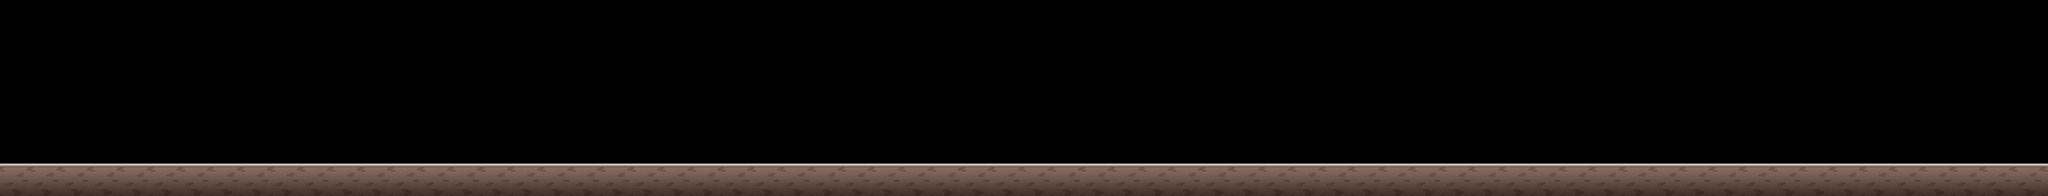

This game map was drawn from its Tiled (.tmx) file and the tilesets committed beside it. A one-line description and the trimmed map source follow:
An orthogonal 250x24 tile map with 30x30 px tiles, 1 tile layer (background), 10 tilesets and 67 objects.

<map version="1.0" orientation="orthogonal" width="250" height="24" tilewidth="30" tileheight="30">
 <tileset firstgid="1" name="stage1_level1" tilewidth="30" tileheight="30">
  <image source="stage1_level1.PNG" width="7500" height="720" />
 </tileset>
 <tileset firstgid="6001" name="object1_80_142" tilewidth="80" tileheight="142">
  <image source="object1_80_142.png" width="80" height="142" />
 </tileset>
 <tileset firstgid="6002" name="object2_94_226" tilewidth="94" tileheight="226">
  <image source="object2_94_226.png" width="94" height="226" />
 </tileset>
 <tileset firstgid="6003" name="130710_coin_bronze" tilewidth="40" tileheight="40">
  <image source="130710_coin_bronze.png" width="40" height="40" />
 </tileset>
 <tileset firstgid="6004" name="130710_coin_gold" tilewidth="40" tileheight="40">
  <image source="130710_coin_gold.png" width="40" height="40" />
 </tileset>
 <tileset firstgid="6005" name="130710_coin_silver" tilewidth="40" tileheight="40">
  <image source="130710_coin_silver.png" width="40" height="40" />
 </tileset>
 <tileset firstgid="6006" name="Ig_item_coin" tilewidth="55" tileheight="55">
  <image source="Ig_item_coin.png" width="55" height="55" />
 </tileset>
 <tileset firstgid="6007" name="Ig_item_huge" tilewidth="55" tileheight="55">
  <image source="Ig_item_huge.png" width="55" height="55" />
 </tileset>
 <tileset firstgid="6008" name="Ig_item_magnet" tilewidth="55" tileheight="55">
  <image source="Ig_item_magnet.png" width="55" height="55" />
 </tileset>
 <tileset firstgid="6009" name="Ig_item_run" tilewidth="55" tileheight="55">
  <image source="Ig_item_run.png" width="55" height="55" />
 </tileset>
 <layer name="background" width="250" height="24">
  <data>[6000 cells, 6000 non-empty, 6000 distinct tile ids]</data>
 </layer>
 <objectgroup name="mob2" width="250" height="24" opacity="0">
  <object gid="6002" x="5388" y="600" />
  <object gid="6002" x="6736" y="604" />
 </objectgroup>
 <objectgroup name="mob1" width="250" height="24" opacity="0">
  <object gid="6001" x="2355" y="600" />
  <object gid="6001" x="3203" y="601" />
  <object gid="6001" x="4038" y="601" />
  <object gid="6001" x="4175" y="600" />
 </objectgroup>
 <objectgroup name="coin_bronze" width="250" height="24" opacity="0">
  <object gid="6003" x="783" y="540" />
  <object gid="6003" x="863" y="541" />
  <object gid="6003" x="943" y="540" />
  <object gid="6003" x="1023" y="541" />
  <object gid="6003" x="1104" y="541" />
  <object gid="6003" x="1185" y="540" />
  <object gid="6003" x="1263" y="541" />
  <object gid="6003" x="1343" y="540" />
  <object gid="6003" x="1423" y="541" />
  <object gid="6003" x="1504" y="541" />
  <object gid="6003" x="1583" y="541" />
  <object gid="6003" x="1664" y="540" />
  <object gid="6003" x="1744" y="541" />
  <object gid="6003" x="1824" y="541" />
  <object gid="6003" x="1904" y="541" />
  <object gid="6003" x="1984" y="541" />
  <object gid="6003" x="2141" y="541" />
  <object gid="6003" x="2211" y="489" />
  <object gid="6003" x="2297" y="471" />
  <object gid="6003" x="2502" y="469" />
  <object gid="6003" x="2574" y="541" />
  <object gid="6003" x="2657" y="541" />
  <object gid="6003" x="2762" y="541" />
  <object gid="6003" x="2844" y="539" />
  <object gid="6003" x="2985" y="540" />
  <object gid="6003" x="3055" y="489" />
  <object gid="6003" x="3141" y="471" />
  <object gid="6003" x="3347" y="469" />
  <object gid="6003" x="3421" y="542" />
  <object gid="6003" x="3503" y="542" />
  <object gid="6003" x="3609" y="541" />
  <object gid="6003" x="3689" y="538" />
  <object gid="6003" x="3832" y="540" />
  <object gid="6003" x="3901" y="489" />
  <object gid="6003" x="3988" y="471" />
  <object gid="6003" x="4329" y="469" />
  <object gid="6003" x="4403" y="540" />
  <object gid="6003" x="4485" y="539" />
  <object gid="6003" x="4587" y="539" />
  <object gid="6003" x="4668" y="537" />
  <object gid="6003" x="4893" y="540" />
  <object gid="6003" x="4958" y="424" />
  <object gid="6003" x="5052" y="356" />
  <object gid="6003" x="5172" y="323" />
  <object gid="6003" x="5300" y="341" />
  <object gid="6003" x="5554" y="402" />
  <object gid="6003" x="5624" y="492" />
  <object gid="6003" x="5715" y="539" />
  <object gid="6003" x="5879" y="541" />
  <object gid="6003" x="5959" y="540" />
  <object gid="6003" x="6037" y="540" />
  <object gid="6003" x="6117" y="541" />
  <object gid="6003" x="6277" y="541" />
  <object gid="6003" x="6342" y="425" />
  <object gid="6003" x="6439" y="355" />
  <object gid="6003" x="6557" y="322" />
  <object gid="6003" x="6685" y="343" />
  <object gid="6003" x="6937" y="403" />
  <object gid="6003" x="7009" y="491" />
  <object gid="6003" x="7099" y="539" />
 </objectgroup>
 <objectgroup name="coin_silver" width="250" height="24" />
 <objectgroup name="coin_gold" width="250" height="24" visible="0" />
 <objectgroup name="object" width="250" height="24" visible="0" />
 <objectgroup name="floor" width="250" height="24" visible="0" />
 <objectgroup name="item_magnet" width="250" height="24" opacity="0">
  <object gid="6008" x="7291" y="552" />
 </objectgroup>
 <objectgroup name="item_run" width="250" height="24" visible="0" />
 <objectgroup name="item_coin" width="250" height="24" visible="0" />
 <objectgroup name="item_huge" width="250" height="24" visible="0" />
</map>
